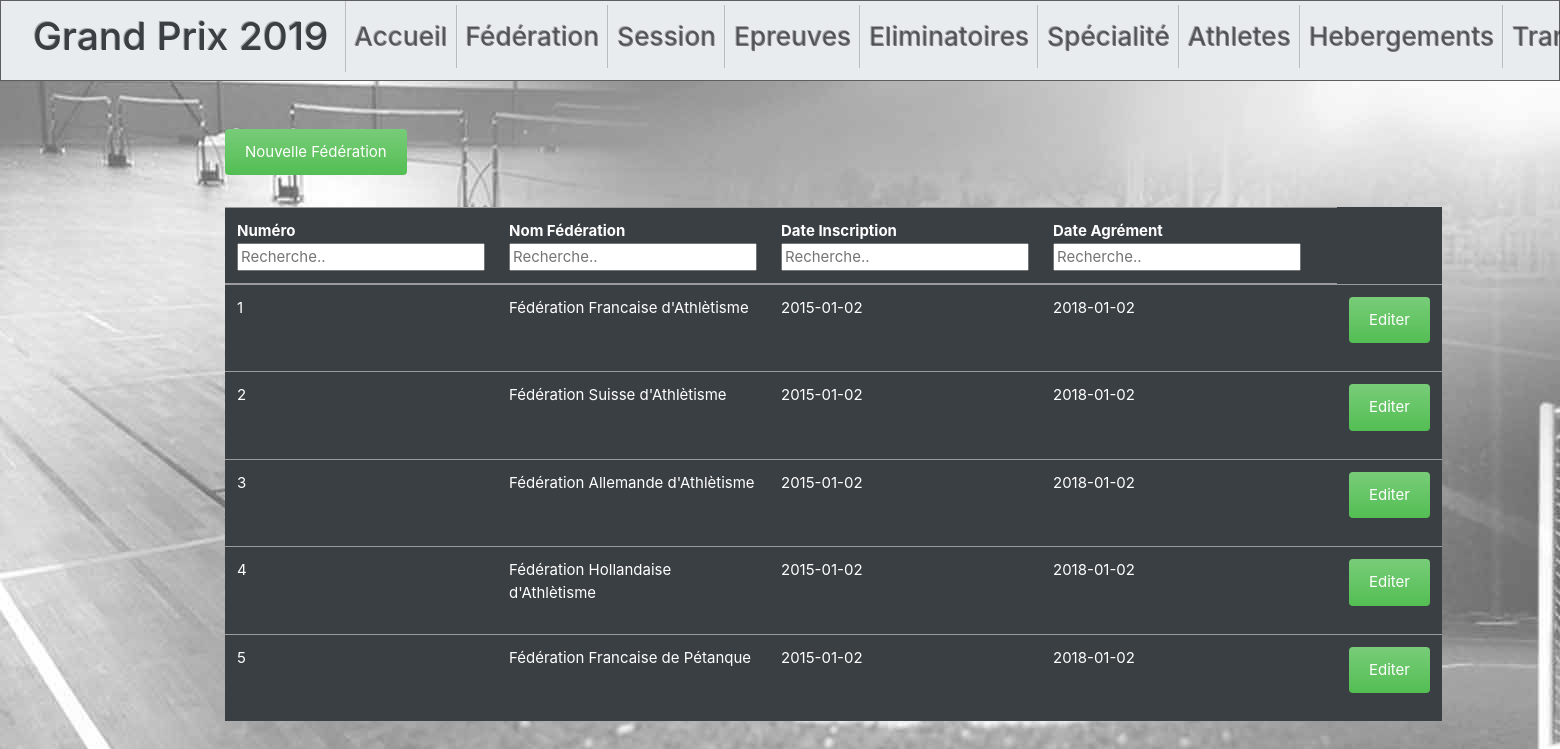
Page /federation.php on the committed database.
### tables this page shows
CREATE TABLE `federation` (
  `ID_FEDERATION` int(11) NOT NULL,
  `NOM_FEDE` varchar(60) NOT NULL,
  `DATE_INS_FEDE` date NOT NULL,
  `DATE_AGR_FEDE` date NOT NULL
);

### ConnFede.php (called while the page is built, shortened)
<?php
function federation() {
try {
    $conn=conn();
    $stmt = $conn->prepare("SELECT * FROM federation ");
    $stmt->execute();
    $federation = $stmt->fetchAll();
    return $federation;
}
    catch(PDOException $e) {
        echo "Error: " . $e->getMessage();
    }
}
?>

### federation.php (the view, shortened to what this page needs)
<!DOCTYPE html>
<?php
require_once "ConnFede.php";
$federation = federation();
?>
<html>
<head>
</head>
<header>
<?php include "index.php";
?>
</header>
  <form action = "NewFede.php" method = "get">
 <input class="alert btn-success" type = "submit" name = "Nouvelle fede" value = "Nouvelle Fédération">
 </form>
    <table id="myTable" class="table table-primary">
  <thead>
    <tr>
      <th scope="col">Numéro<br><input type="text" id="input_col0" onkeyup="myFunction0()" placeholder="Recherche.."></th>
      <th scope="col">Nom Fédération<br><input type="text" id="input_col1" onkeyup="myFunction1()" placeholder="Recherche.."></th>
      <th scope="col">Date Inscription<br><input type="text" id="input_col2" onkeyup="myFunction2()" placeholder="Recherche.."></th>
      <th scope="col">Date Agrément<br><input type="text" id="input_col3" onkeyup="myFunction3()" placeholder="Recherche.."></th>
      <th scope="col"></a></th>
    </tr>
 <tr>
 <?php
    for($i=0; $i<sizeof($federation); $i++){
?>
    <td><?php echo $federation[$i]['ID_FEDERATION'];?></td>
    <td><?php echo $federation[$i]['NOM_FEDE'];?></td>
    <td><?php echo $federation[$i]['DATE_INS_FEDE'];?></td>
    <td><?php echo $federation[$i]['DATE_AGR_FEDE'];?></td>
    <td><?php echo '<td> <button type="button" class="alert btn-success"
          onclick="javascript:location.href=\'OptionFede.php?ID_FEDERATION='.$federation[$i]["ID_FEDERATION"].
          '&NOM_FEDE='.$federation[$i]["NOM_FEDE"].
          '&DATE_INS_FEDE='.$federation[$i]["DATE_INS_FEDE"].
          '&DATE_AGR_FEDE='.$federation[$i]["DATE_AGR_FEDE"].
          '\' " >Editer</button> </td>';
        ?></td>
</tr>
<?php
}
?></thead>
</table></h1>
</body>
</html>

### rows in the picture
federation: ID_FEDERATION "1", NOM_FEDE "Fédération Francaise d'Athlètisme", DATE_INS_FEDE "2015-01-02", DATE_AGR_FEDE "2018-01-02"
federation: ID_FEDERATION "2", NOM_FEDE "Fédération Suisse d'Athlètisme", DATE_INS_FEDE "2015-01-02", DATE_AGR_FEDE "2018-01-02"
federation: ID_FEDERATION "3", NOM_FEDE "Fédération Allemande d'Athlètisme", DATE_INS_FEDE "2015-01-02", DATE_AGR_FEDE "2018-01-02"
federation: ID_FEDERATION "4", NOM_FEDE "Fédération Hollandaise d'Athlètisme", DATE_INS_FEDE "2015-01-02", DATE_AGR_FEDE "2018-01-02"
federation: ID_FEDERATION "5", NOM_FEDE "Fédération Francaise de Pétanque", DATE_INS_FEDE "2015-01-02", DATE_AGR_FEDE "2018-01-02"
